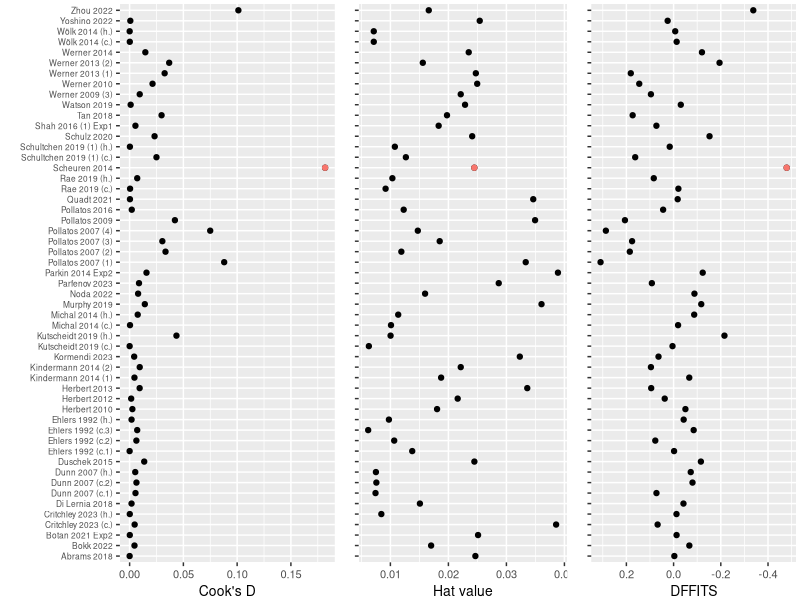
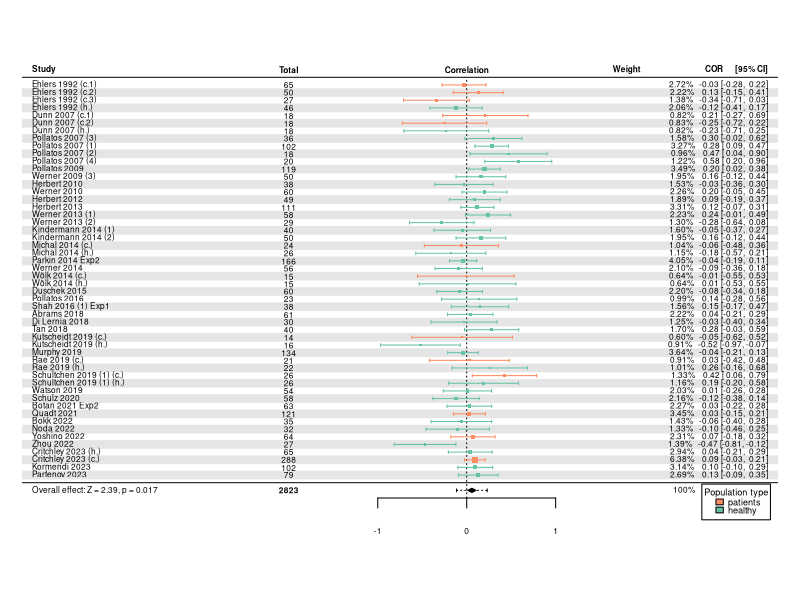
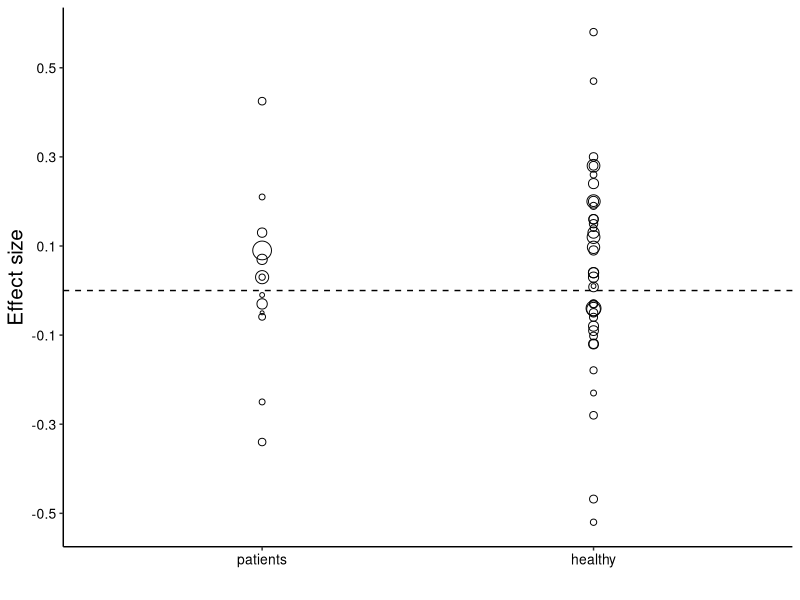
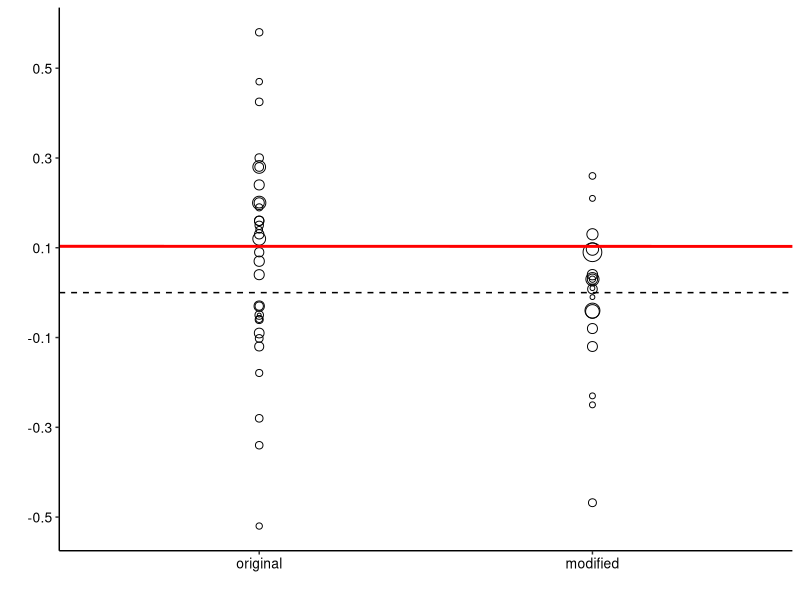
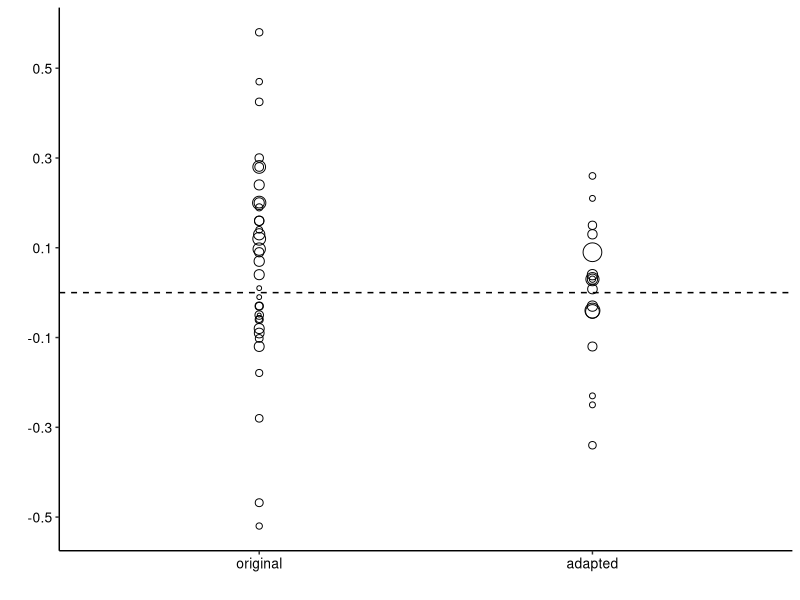
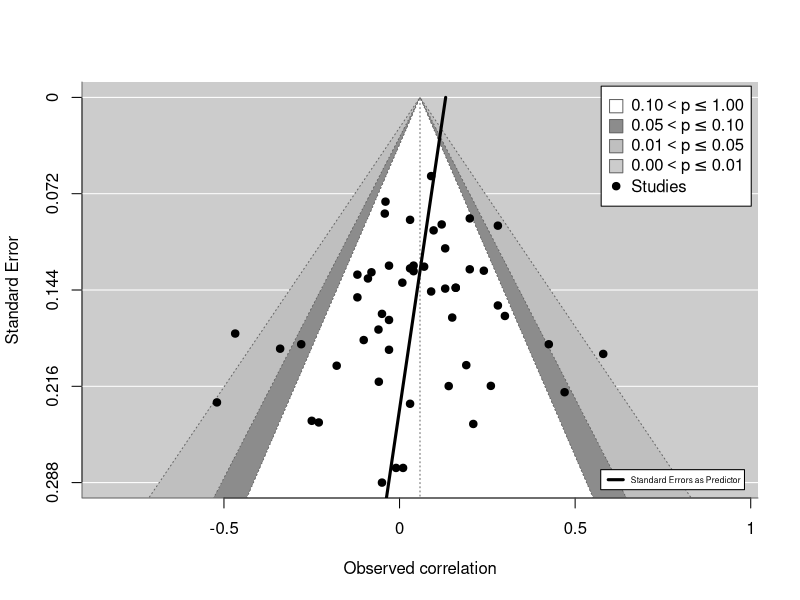

The R script that drew these images, in order: (Note: this script raises an error after producing the figures.)
# HCT and STAI-T ====
# Description: script to conduct meta-analysis investigating relationships between the HCT and STAI-T

# Create a vector of packages to use 
used_pachages <- c("dmetar", "ggplot2", "gridExtra", "metafor", "metameta", "metaviz", "readxl")
# Load packages
lapply(used_pachages, require, character.only = TRUE)

# Set working directory
setwd('/home/eparfenov/projects/HCT-questionnaires/')

# Load data and set up factors
mydata = read.table("Articles - STAI-T.tsv", sep = '\t', quote = "", header=TRUE)
mydata$Article <- as.factor(mydata$Article)
mydata$Formula_type <- as.factor(mydata$Formula_type)
mydata$Instructions_comb <- as.factor(mydata$Instructions_comb)
mydata$r_nature <- as.factor(mydata$r_nature)
# Set levels in the order they appear in the data set
mydata$Participants <- factor(mydata$Participants, levels = unique(mydata$Participants)) 

## Mixed effects model ====
res <- rma.mv(Corrected_r, Variance, random = ~ 1 | Article, data = mydata)
summary(res)

### Calculate heterogeneity ====
W <- diag(1/res$vi)
X <- model.matrix(res)
P <- W - W %*% X %*% solve(t(X) %*% W %*% X) %*% t(X) %*% W
I = 100 * sum(res$sigma2) / (sum(res$sigma2) + (res$k-res$p)/sum(diag(P)))
I

## Influence analyses =====
### DFFITS ====
mydata$df_vals <- dfbetas(res)$intrcpt
which(abs(mydata$df_vals) > 3 * sqrt(1 / (length(unique(res$dat$ID)) - 1)))
### Cook's D ====
mydata$cook_vals <- cooks.distance(res)
which(mydata$cook_vals > 0.45)
### Hats ====
mydata$hat_vals <- hatvalues(res)
which(mydata$hat_vals > 3 * (1 / length(unique(res$dat$ID))))

### Plot influence analysis ====
p1 <- qplot(cook_vals, ID, data=mydata) + 
  geom_point(data = mydata[25, ], aes(color = "red")) +
  theme(axis.title.y=element_blank(),
        axis.text.y=element_text(size=6),
        axis.text.x=element_text(size=8),
        axis.title.x=element_text(size=10),
        legend.position = "none") + 
  xlab("Cook's D")

p1 <- p1 + theme(plot.margin = unit(c(0.2, 0, 0, 1), "lines"))

p2 <- qplot(hat_vals, ID, data=mydata) + 
      geom_point(data = mydata[25, ], aes(color = "red")) +
      theme(axis.title.y=element_blank(),
      axis.text.y=element_blank(),
      axis.text.x=element_text(size=8),
      axis.title.x=element_text(size=10),
      legend.position = "none") + 
  xlab("Hat value")

p2 <- p2 + theme(plot.margin = unit(c(0.2, 0, 0, 1), "lines"))

p3 <- qplot(df_vals, ID, data=mydata) + 
      geom_point(data = mydata[25, ], aes(color = "red")) +
      theme(axis.title.y=element_blank(),
      axis.text.y=element_blank(),
      axis.text.x=element_text(size=8),
      axis.title.x=element_text(size=10),
      legend.position = "none") +
  xlab("DFFITS") + 
  scale_x_reverse()

p3 <- p3 + theme(plot.margin = unit(c(0.2, 0.2, 0, 1), "lines"))

p4 <- grid.arrange(p1, p2, p3, nrow = 1, widths=c(1.8,1.25,1.25))

ggsave('influence-analysis.png', path='plots/STAI', plot=p4, width=12, height=6, dpi=600)

# Remove influential cases
data_inf = mydata[-25, ]

## Recalculate mixed effects model ====
res <- rma.mv(Corrected_r, Variance, random = ~ 1 | Article, data = data_inf)
summary(res)
### Re-calculate heterogeneity ====
W <- diag(1/res$vi)
X <- model.matrix(res)
P <- W - W %*% X %*% solve(t(X) %*% W %*% X) %*% t(X) %*% W
I_inf = 100 * sum(res$sigma2) / (sum(res$sigma2) + (res$k-res$p)/sum(diag(P)))
I_inf

## Forest plot ====
colour_palette <- c(
  "patients" = '#fc8d62',
  "healthy" = '#66c2a5'
)
# Assign population type to the specific colours
colout_colours <- colour_palette[res$data$Participants]

png(filename='plots/STAI/forest-plot_all.png', res=600, width=6, height=8, units='in')
forest_plot = forest(res, xlim = c(-5, 3.5),
                     showweights = TRUE,
                     at = seq(-1, 1), shade = "zebra",
                     ilab = (N_sub), ilab.xpos = (-2), cex = 0.5,
                     header = c("Study", "COR      [95% CI]"),
                     colout = colout_colours,
                     # col = col_colours,
                     mlab = "",
                     xlab = "",
                     slab = paste(data_inf$ID),
                     addcred = TRUE)
legend("bottomright", legend = names(colour_palette), fill = colour_palette, title = "Population type", xpd = TRUE, 
       inset = c(0.01, -0.05), 
       x.intersp = 0.5, # adjust horizontal interspacing
       y.intersp = 0.7, # adjust vertical interspacing
       cex = 0.55) # adjust font size
par(xpd = TRUE)
text(-2, res$k+2, "Total", cex = 0.5, font = 2)
text(-2, -1, paste(sum(data_inf$N_sub)), cex = 0.5, font = 2)
text(0, res$k+2, "Correlation", cex = 0.5, font = 2)
text(1.8, res$k+2, "Weight", cex = 0.5, font = 2)
text(forest_plot$xlim[1], -1.23, pos = 4,
     bquote(paste("Overall effect: Z = ", .(formatC(res$zval, digits=2, format="f")), 
                  ", p", .(ifelse(res$pval<.001, " < 0.001",
                                  paste0(" = ",formatC(res$pval, digits=3, format="f")))))),
     xpd = TRUE, cex = 0.5)
dev.off()

## Moderation analysis ====
### Population type ====
mod_part <- rma.mv(Corrected_r, Variance, random = ~ 1 | Article, mods = ~ Participants, data = data_inf,
                   tdist = TRUE # base test statistics and confidence intervals on the t-distribution
)
summary(mod_part)

# Plot and save
mod_partic <- ggplot(data_inf, aes(x = Participants, y = Corrected_r, size = 1/Variance)) + 
  geom_point(data = data_inf, shape = 1) + 
  xlab("") + ylab("Effect size") +
  geom_hline(yintercept = 0, linetype="dashed") +
  theme(axis.title = element_text(size = 15),
        axis.text.y = element_text(size = 10, colour = 'black'),
        axis.text.x = element_text(size = 10, colour = 'black'),
        legend.position = "none",
        axis.line = element_line(color='black'),
        panel.background = element_blank(),
        panel.grid.major = element_blank(),
        panel.grid.minor = element_blank(),
        panel.border = element_blank()) +
  scale_y_continuous(breaks = round(seq(min(data_inf$Corrected_r), max(data_inf$Corrected_r), by = 0.2), 1))
ggsave('participants-moderator.png', path='plots/STAI', plot=mod_partic, width=4, height=6, dpi=600)

### Instructions used ====
# Remove one study which didn't report type of instructions used
data_inf_instr <- data_inf[!is.na(data_inf$Instructions_comb),]
mod_instr <- rma.mv(Corrected_r, Variance, random = ~ 1 | Article, mods = ~ Instructions_comb, data = data_inf_instr, 
                    tdist = TRUE # base test statistics and confidence intervals on the t-distribution
)
summary(mod_instr)

# Check the effect each instructions type (model with no intercept)
# instr_type <- rma.mv(Corrected_r, Variance, random = ~ 1 | Article, mods = ~ Instructions_comb-1, data = data_inf_instr, 
#                     tdist = TRUE # base test statistics and confidence intervals on the t-distribution
# )
# summary(instr_type)

# Extract predicted values
preds <- predict(mod_instr, newmods = c(0,1))
# Plot and save
mod_instruct <- ggplot(data_inf_instr, aes(x = Instructions_comb, y = Corrected_r, size = 1/Variance))+
  geom_point(data = data_inf_instr, shape = 1) +
  xlab("") + ylab("") +
  geom_hline(yintercept = 0, linetype="dashed") +
  geom_abline(intercept = preds$pred[1], slope = preds$pred[2], color = 'red', linewidth = 1) +
  theme(axis.text.y = element_text(size = 10, colour = 'black'),
        axis.text.x = element_text(size = 10, colour = 'black'),
        legend.position = "none",
        axis.line = element_line(color='black'),
        panel.background = element_blank(),
        panel.grid.major = element_blank(),
        panel.grid.minor = element_blank(),
        panel.border = element_blank()) +
  scale_y_continuous(breaks = round(seq(min(data_inf$Corrected_r), max(data_inf$Corrected_r), by = 0.2), 1)) +
  scale_x_discrete(labels = c("1" = "original", "2" = "modified"))
ggsave('instructions-moderator.png', path='plots/STAI', plot=mod_instruct, width=4, height=6, dpi=600)

### Formula used ====
mod_formula <- rma.mv(Corrected_r, Variance, random = ~ 1 | Article, mods = ~ Formula_type, data = data_inf,
                      tdist = TRUE # base test statistics and confidence intervals on the t-distribution
)
summary(mod_formula)

# Plot and save
mod_form <- ggplot(data_inf, aes(x = Formula_type, y = Corrected_r, size = 1/Variance)) + 
  geom_point(data = data_inf, shape = 1) + 
  xlab("") + ylab("") +
  geom_hline(yintercept = 0, linetype="dashed") +
  theme(axis.text.y = element_text(size = 10, colour = 'black'),
        axis.text.x = element_text(size = 10, colour = 'black'),
        legend.position = "none",
        axis.line = element_line(color='black'),
        panel.background = element_blank(),
        panel.grid.major = element_blank(),
        panel.grid.minor = element_blank(),
        panel.border = element_blank()) +
  scale_y_continuous(breaks = round(seq(min(data_inf$Corrected_r), max(data_inf$Corrected_r), by = 0.2), 1)) +
  scale_x_discrete(labels = c("0" = "original", "1" = "adapted"))
ggsave('formula-moderator.png', path='plots/STAI', plot=mod_form, width=4, height=6, dpi=600)

### Correction for multiple comparison ====
p_values <- c(mod_part$QMp, mod_instr$QMp, mod_formula$QMp)
p.adjust(p_values, method = "bonferroni")

## Publication bias ====
### Egger's test (Funnel plot asymmetry) ====
reg <- regtest(Corrected_r, Variance, data=data_inf)
reg

### Funnel plot ====
png(filename='plots/STAI/funnel_all.png', res=600, width=6, height=6, units='in')
funnel_plot = funnel(res,
                     level=c(90, 95, 99),
                     xlab = "Observed correlation",
                     shade=c("white", "gray55", "gray75"),
                     legend=TRUE)
se <- seq(0,1.8,length=100) # add regression line to funnel plot
lines(coef(reg$fit)[1] + coef(reg$fit)[2]*se, se, lwd=3)
legend("bottomright", inset = 0.02, 
       lty = "solid", lwd = 3, 
       cex = 0.5, 
       bg = "white", 
       legend = "Standard Errors as Predictor")
dev.off()

## Study-level power analysis ====
data_inf$sei <- sqrt(data_inf$Variance)
data_inf$yi <- data_inf$Corrected_r
power_parf <- mapower_se(dat=data_inf, 
                         observed_es = 0.06, # observed effect size from the model
                         name = 'Parfenov & Duncan 2023')
power_pd_dat <- power_parf$dat
power_parf$power_median_dat
min(power_pd_dat$power_es_observed)
max(power_pd_dat$power_es_observed)
median(power_pd_dat$power_es_observed)
### Sunset plot ====
sunset_plot <- viz_sunset(res, true_effect = 0.06, sig_level = 0.05, power_contours = "continuous", xlab = "Observed correlation")
ggsave('plots/STAI/sunset.png', plot = sunset_plot, dpi = 600, width = 6, height = 6, units = 'in')
